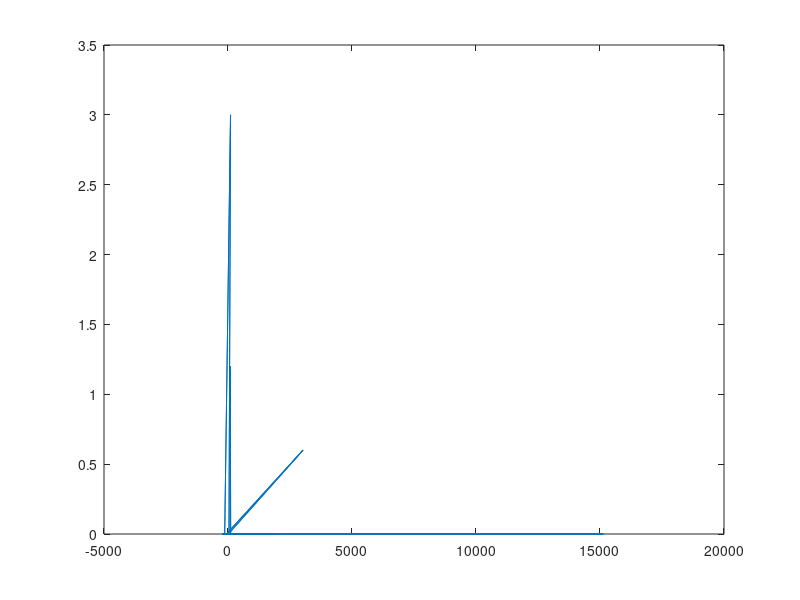

MATLAB code for this plot:
clear all
close all
clc


fe = 1e4;
te = 1/fe;
N = 10000;
t = (0:N-1)*te;

%génère un signal dans le domaine temporel qui est la somme de trois ondes cosinusoïdales de fréquences de 440Hz, 550Hz et 2500Hz 
 X= 1.2*cos(2*pi *440*t+1.2)+3*cos(2*pi*550*t)+0.6*cos(2*pi*2500*t);
%  plot(t,X,'.')

%effectuer ensuite une transformée de Fourier rapide (FFT) sur le signal
 y = fft(X);
 f = (0:N-1)*fe/N;
 %plot(f,abs(y))


%déplace la FFT pour avoir la fréquence zéro au centre du graphique, puis tracer l'amplitude de la FFT
 fshift = (-N/2:(N/2)-1)*fe/N;
 plot(fshift,fftshift(2*abs(y)/N))

%génère un signal de bruit à l'aide de la fonction randn et de la taille du signal d'origine.
noise = randn(size(X));
%plot(noise)

%ajoute le bruit au signal d'origine et effectue une FFT sur le signal bruité
Xnoise = X + noise;
ynoise = fft(Xnoise);
plot(ynoise,fftshift(2*abs(y)/N))


